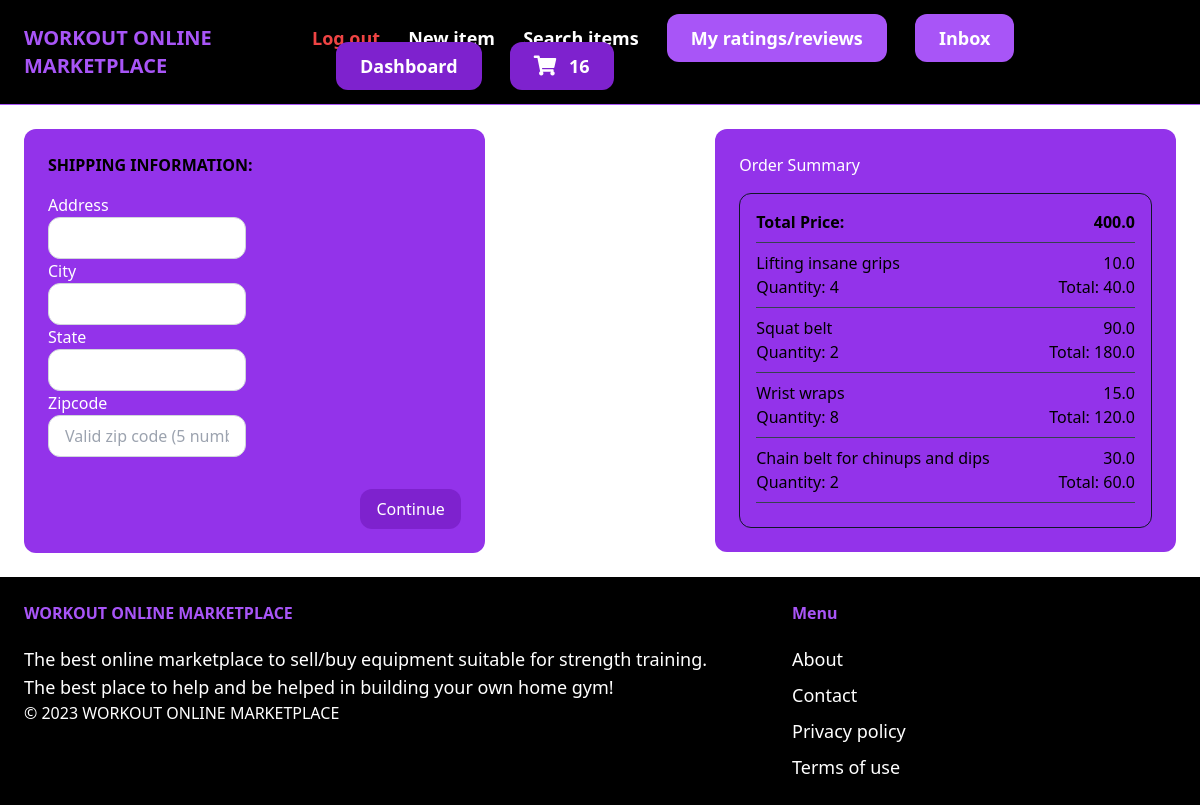
Screenshot of /checkout/ (signed in) with the database file from the repository.
### core/models.py (models this page shows, shortened)
class Cart(models.Model):
    id = models.UUIDField(primary_key=True, default=uuid.uuid4)
    user = models.ForeignKey(User, on_delete=models.CASCADE)
    completed = models.BooleanField(default=False)
    @property
    def numOfItems(self):
        cartItems = self.cartItems.all()
        quantity = sum([item.quantity for item in cartItems])
        return quantity

class CartItem(models.Model):
    item = models.ForeignKey(Item, on_delete=models.CASCADE, related_name='itemsCart')
    cart = models.ForeignKey(Cart, on_delete=models.CASCADE, related_name='cartItems')
    quantity = models.IntegerField(default=0)

### item/models.py (models this page shows, shortened)
class Item(models.Model):
    name = models.CharField(max_length=255)
    category = models.ForeignKey(Category, related_name='items', on_delete=models.CASCADE)
    description = models.TextField(blank=True, null=True)
    price = models.FloatField()
    image = models.ImageField(upload_to='item_images', blank=True, null=True)
    isSold = models.BooleanField(default=False)
    createdAt = models.DateTimeField(auto_now_add=True)
    createdBy = models.ForeignKey(User, related_name='items', on_delete=models.CASCADE)

### core/views.py (the view)
# urls.py: path('checkout/', views.checkout, name='checkout'),
@login_required
def checkout(request):
    cart = None
    cartItems = []
    if request.user.is_authenticated:
        cart, created = Cart.objects.get_or_create(user=request.user, completed=False)
        cartItems = cart.cartItems.all()
    for cartItem in cartItems:
        cartItem.total_price = cartItem.quantity * cartItem.item.price
    total_price = sum(cartItem.total_price for cartItem in cartItems)
    context = {'cart': cart, 'cartItems': cartItems, 'total_price': total_price}
    return render(request, 'core/checkout.html', context)

### core/templates/core/checkout.html (shortened to what this page needs)
{% extends 'core/base.html' %}
{% block content %}
<div class="flex flex-wrap">
  <div class="w-full md:w-2/5">
    <div class="bg-purple-600 rounded-xl p-6">
      <h3 class="text-black mb-4 font-bold">SHIPPING INFORMATION:</h3>
      <form class="grid grid-cols-2 gap-4" id="shipping-form">
        <div id="shippingInfo">
          <div>
            <label for="address" class="block text-white">Address</label>
            <input type="text" id="address" name="address" required class="w-full py-2 px-4 border border-gray-300 rounded-xl focus:outline-none focus:border-purple-700">
          </div>
          <div>
            <label for="city" class="block text-white">City</label>
            <input type="text" id="city" name="city" required class="w-full py-2 px-4 border border-gray-300 rounded-xl focus:outline-none focus:border-purple-700">
          </div>
          <div>
            <label for="state" class="block text-white">State</label>
            <input type="text" id="state" name="state" required class="w-full py-2 px-4 border border-gray-300 rounded-xl focus:outline-none focus:border-purple-700">
          </div>
          <div>
            <label for="zipcode" class="block text-white">Zipcode</label>
            <input type="text" id="zipcode" name="zipcode" pattern="[0-9]{5}" required class="w-full py-2 px-4 border border-gray-300 rounded-xl focus:outline-none focus:border-purple-700" placeholder="Valid zip code (5 number)">
          </div>
        </div>
        <div class="col-span-2 mt-4">
          <div class="flex justify-end">
            <a href="#" onclick="validateForm()" class="bg-purple-700 hover:bg-purple-900 text-white py-2 px-4 rounded-xl cursor-pointer">Continue</a>
          </div>
        </div>
      </form>
    </div>
  </div>
  <div class="w-full md:w-1/5"></div>
  <div class="w-full md:w-2/5">
    <div class="bg-purple-600 rounded-xl p-6">
      <h3 class="text-white">Order Summary</h3>
      <div class="border border-gray-900 rounded-xl p-4 mt-4">
        <div class="flex justify-between items-center">
          <span class="font-bold">Total Price:</span>
          <span class="font-bold">{{ total_price }}</span>
        </div>
        <hr class="my-2 border-gray-700">
        {% for cartItem in cartItems %}
        <div class="flex justify-between items-center">
          <span>{{ cartItem.item.name }}</span>
          <span>{{ cartItem.item.price }}</span>
        </div>
        <div class="flex justify-between items-center">
          <span>Quantity: {{ cartItem.quantity }}</span>
          <span>Total: {{ cartItem.total_price }}</span>
        </div>
        <hr class="my-2 border-gray-700">
        {% endfor %}
      </div>
    </div>
  </div>
</div>
{% endblock %}

### core/templates/core/base.html (shortened to what this page needs)
{% load static %}
<!DOCTYPE html>
<html lang="en">
    <head>
        <script src="https://cdn.tailwindcss.com"></script>
        <link rel="stylesheet" href="https://cdnjs.cloudflare.com/ajax/libs/font-awesome/5.15.3/css/all.min.css">
    </head>
    <body>
        <nav class="px-6 py-6 flex justify-between items-center border-b border-purple-500 bg-black">
            <a href="/" class="text-xl font-semibold text-purple-500">WORKOUT ONLINE MARKETPLACE</a>
            <div class="space-x-6">
                {% if request.user.is_authenticated %}
                    <a href="{% url 'core:logout' %}" class="text-lg text-red-500 font-semibold hover:text-purple-500">Log out</a>
                {% endif %}
                <a href="{% url 'item:new' %}" class="text-lg text-white font-semibold hover:text-purple-500">New item</a>
                <a href="{% url 'item:items' %}" class="text-lg text-white font-semibold hover:text-purple-500">Search items</a>
                {% if request.user.is_authenticated %}
                    <a href="{% url 'ratingsANDreviews:myRatingsAndMyReviews' %}" class="px-6 py-3 text-lg font-semibold bg-purple-500 text-white rounded-xl hover:bg-purple-700">My ratings/reviews</a>
                    <a href="{% url 'conversation:inbox' %}" class="px-6 py-3 text-lg font-semibold bg-purple-500 text-white rounded-xl hover:bg-purple-700">Inbox</a>
                    <a href="{% url 'dashboard:index' %}" class="px-6 py-3 text-lg font-semibold bg-purple-700 text-white rounded-xl hover:bg-purple-900">Dashboard</a>
                    <a href="{% url 'core:cart' %}" class="px-6 py-3 text-lg font-semibold bg-purple-700 text-white rounded-xl hover:bg-purple-900">
                        <span style="font-size: 20px; color: white; padding-right: 0.5rem;"><i class="fas fa-shopping-cart"></i></span>
                        <span id="numOfItems">{{cart.numOfItems}}</span>
                    </a>
                {% else %}
                    <a href="{% url 'core:signup' %}" class="px-6 py-3 text-lg font-semibold bg-purple-500 text-white rounded-xl hover:bg-purple-700">Sign up</a>
                    <a href="{% url 'core:login' %}" class="px-6 py-3 text-lg font-semibold bg-purple-700 text-white rounded-xl hover:bg-purple-900">Log in</a>
                {% endif %}
            </div>
        </nav>
        <div class="px-6 py-6">
            {% block content %}
            {% endblock %}
        </div>
        <footer class="px-6 py-6 flex justify-between bg-black">
            <div class="w-2/3 pr-10">
                <h3 class="mb-5 font-semibold text-purple-500">WORKOUT ONLINE MARKETPLACE</h3>
                <p class="text-lg text-white">The best online marketplace to sell/buy equipment suitable for strength training.</p>
                <p class="text-lg text-white">The best place to help and be helped in building your own home gym!</p>
                <p class="text-white font-thin">© 2023 WORKOUT ONLINE MARKETPLACE</p>
            </div>
            <div class="w-1/3">
                <h3 class="mb-5 font-semibold text-purple-500">Menu</h3>
                <ul class="space-y-2">
                    <li> <a href="#" class="text-lg text-white hover:text-purple-700">About</a> </li>
                    <li> <a href="{% url 'core:contact' %}" class="text-lg text-white hover:text-purple-700">Contact</a> </li>
                    <li> <a href="#" class="text-lg text-white hover:text-purple-700">Privacy policy</a> </li>
                    <li> <a href="#" class="text-lg text-white hover:text-purple-700">Terms of use</a> </li>
                </ul>
            </div>
        </footer>
    </body>
<html>

### rows the page displays
Cart: numOfItems "16"
CartItem: item.name "Lifting insane grips", item.price "10.0", quantity "4", total_price "40.0"
CartItem: item.name "Squat belt", item.price "90.0", quantity "2", total_price "180.0"
CartItem: item.name "Wrist wraps", item.price "15.0", quantity "8", total_price "120.0"
CartItem: item.name "Chain belt for chinups and dips", item.price "30.0", quantity "2", total_price "60.0"

### other values shown
{{ total_price }} "400.0"
